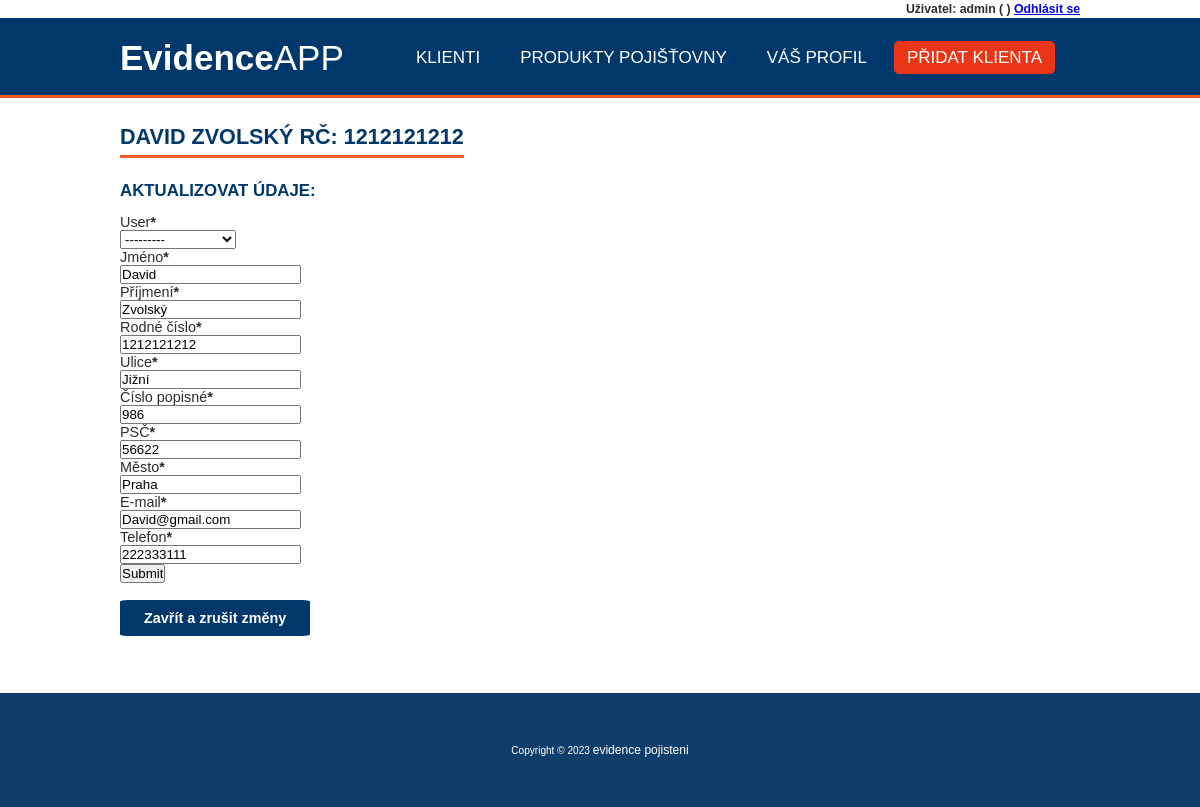
The page /update_klient/11 (signed in) on the database its author committed.
### evidence_pojisteni/models.py (models this page shows)
class Klient(models.Model):
    user = models.OneToOneField(User, null=True, on_delete=models.CASCADE)
    jmeno = models.CharField(max_length=200, null=True, verbose_name='Jméno')
    prijmeni = models.CharField(max_length=180, null=True, verbose_name='Příjmení')
    rodne_cislo = models.CharField(max_length=10, validators=[rodne_cislo], null=True, unique=True, verbose_name='Rodné číslo')
    ulice = models.CharField(max_length=180, null=True, verbose_name='Ulice')
    cislo_popisne = models.CharField(max_length=15, null=True, verbose_name='Číslo popisné')
    psc = models.CharField(max_length=5, validators=[psc], null=True, verbose_name='PSČ')
    mesto = models.CharField(max_length=120, null=True, verbose_name='Město')
    e_mail = models.EmailField(max_length=120, null=True, unique=True, verbose_name='E-mail')
    telefon = models.CharField(max_length=9,validators=[telefon], null=True, unique=True, verbose_name='Telefon')
    date_created = models.DateTimeField(auto_now_add=True, null=True, verbose_name='Datum registrace')
    def __str__(self):
        return  f"{self.jmeno} {self.prijmeni} RČ: {self.rodne_cislo}"
    class Meta:
            verbose_name="Klient"
            verbose_name_plural="Klienti"

### evidence_pojisteni/views.py (the view)
# urls.py: path('update_klient/<str:pk>', views.updateKlient, name='update_klient'),
@login_required(login_url='login')
def updateKlient(request, pk):
    klient = Klient.objects.get(pk=pk)
    form = KlientForm(instance=klient)
    if request.method == 'POST':
        form = KlientForm(request.POST, instance=klient)
        if form.is_valid():
            form.save()
            messages.success(request, 'Klient byl úspěšně upraven')
            return redirect("klient", pk = klient.id)
    context = {'form':form, 'klient':klient}
    return render(request, 'evidence_pojisteni/update_klient.html', context)

### evidence_pojisteni/forms.py
class KlientForm(ModelForm):
    class Meta:
        model = Klient
        fields = '__all__'
        exlude = 'user'

### evidence_pojisteni/templates/evidence_pojisteni/update_klient.html (shortened to what this page needs)
{% extends "base.html" %}
{% load crispy_forms_tags %}
{% block content %}
<h2>{{klient}}</h2>
<h3>Aktualizovat údaje:</h3>
<form action="" method="POST">
    {{ form|crispy }}
    <input type="submit" name="POST">
</form>
<p><button class="tlacitko1 tlacitko" onclick="history.back()">Zavřít a zrušit změny</button></p>
{% endblock %}

### evidence_pojisteni/templates/base.html (shortened to what this page needs)
<!DOCTYPE html>
<html lang="cs-cz">
<head>
    {% load static %}
    <link rel="stylesheet" type="text/css" href=" {% static '/evidence_pojisteni/style.css' %} ">
    <link rel="stylesheet" href=" {% static '/evidence_pojisteni/grid.css' %} ">
    <link rel="stylesheet" href=" {% static '/evidence_pojisteni/all.css' %} ">
</head>
<body>
    <div class="user_panel">
        <span>Uživatel: {{request.user}} ({{request.user.klient.jmeno}} {{request.user.klient.prijmeni}})</span>
        <span><a href="{% url 'logout' %}">Odhlásit se</a></span>
    </div>
    <header id="header">
        <nav>
            <label class="logo"><span>Evidence</span>APP</label>
            <ul>
                {% if request.user.is_staff %}
                {% url 'home' as home_url %}
                <li><a class="{% if request.path == home_url %}active{% endif %}" href="{% url 'home' %}">Klienti</a></li>
                {% endif %}
                {% url 'produkty' as produkty_url %}
                <li><a class="{% if request.path == produkty_url %}active{% endif %}" href="{% url 'produkty' %}">Produkty pojišťovny</a></li>
                {% url 'user_page' as user_url %}
                <li><a class="{% if request.path == user_url %}active{% endif %}" href="{% url 'user_page' %}">Váš profil</a></li>
                {% if request.user.is_staff %}
                {% url 'create_klient' as create_klient_url %}
                <li><a class="{% if request.path == create_klient_url %}active{% endif %}" href="{% url 'create_klient' %}" id="kontaktbtn">Přidat klienta</a></li>
                {% endif %}
            </ul>
        </nav>
    </header>
    <main id="centrovac" class="content">
        {% block content %}
        {% endblock %}
    </main>
    <footer>
        <p>Copyright © 2023 <a href="{% url 'home' %}">evidence pojisteni</a></p>
    </footer>
</body>
</html>

### evidence_pojisteni/static/evidence_pojisteni/style.css (style rules this page uses)
* { margin: 0 auto; padding: 0; box-sizing: border-box; font-family: Arial, Helvetica, sans-serif; }
body { font: 0.9em "Poppins"; color: #2d2d2d; box-sizing: border-box; }
#centrovac { width: 960px; margin: 0 auto; text-align: justify; }
p { margin:10px 0; }
.user_panel { max-width: 960px; text-align: end; color: #2d2d2d; font-size: 0.85em; font-weight: 200; margin: 0.15em auto; }
#header { background-color: #00386b; height: 80px; width: 100%; position: sticky; top: 0; z-index: 100; border-bottom: 3px solid #eb5c28; margin-bottom: 1.5em; }
nav { max-width: 960px; height: 80px; border-bottom: 3px solid #eb5c28; }
label.logo { color: white; font-size: 35px; line-height: 80px; }
span { font-weight: bold; }
#kontaktbtn { background-color: #ea3616; border-radius: 5px; }
nav ul { float: right; margin-right: 20px; }
nav ul li { display: inline-block; line-height: 80px; margin: 0px 5px; }
nav ul li a { color: white; font-size: 17px; text-transform: uppercase; padding: 7px 13px; text-decoration: none; }
#centrovac { max-width: 80%; margin: 0 auto; text-align: justify; }
h1, h2, h3 { color: #00386b; width: max-content; padding: 5px 0; font-weight: bold; text-transform: uppercase; margin: 0; }
h1, h2 { margin: 0; font-size: 1.5em; border-bottom: 3px solid #eb5c28; margin-bottom: 0.8em; margin-top: 0.5em; }
h3 { margin-bottom: 0.5em; }
.content { width: 80%; margin: auto; margin-top: 80px; margin-bottom: 80px; }
.tlacitko { border: none; border-radius: 4%; color: white; font-weight: bold; padding: 10px 24px; text-align: center; text-decoration: none; display: inline-block; font-size: 1em; margin-top: 0.5em; margin-bottom: 0.6em; }
.tlacitko1 { background-color: #00386b; }
footer { background-color: #103e6b; height: 20%; text-align: center; font-size: 0.7em; color: white; padding: 40px; margin-top: 4%; }
footer a { color: white; font-size: 1.2em; text-decoration: none; }
button { background-color: #ea3616; border: none; outline: none; color: white; padding: 10px 24px; font-size: 1em; font-weight: bold; margin-bottom: 0.6em; }

### rows shown on the page
Klient: jmeno+prijmeni+rodne_cislo "DAVID ZVOLSKÝ RČ: 1212121212", user "---------", jmeno "David", prijmeni "Zvolský", rodne_cislo "1212121212", ulice "Jižní", cislo_popisne "986", psc "56622", mesto "Praha", e_mail "David@gmail.com", telefon "222333111"

### other values the page prints
{{ request.user }} "admin"
